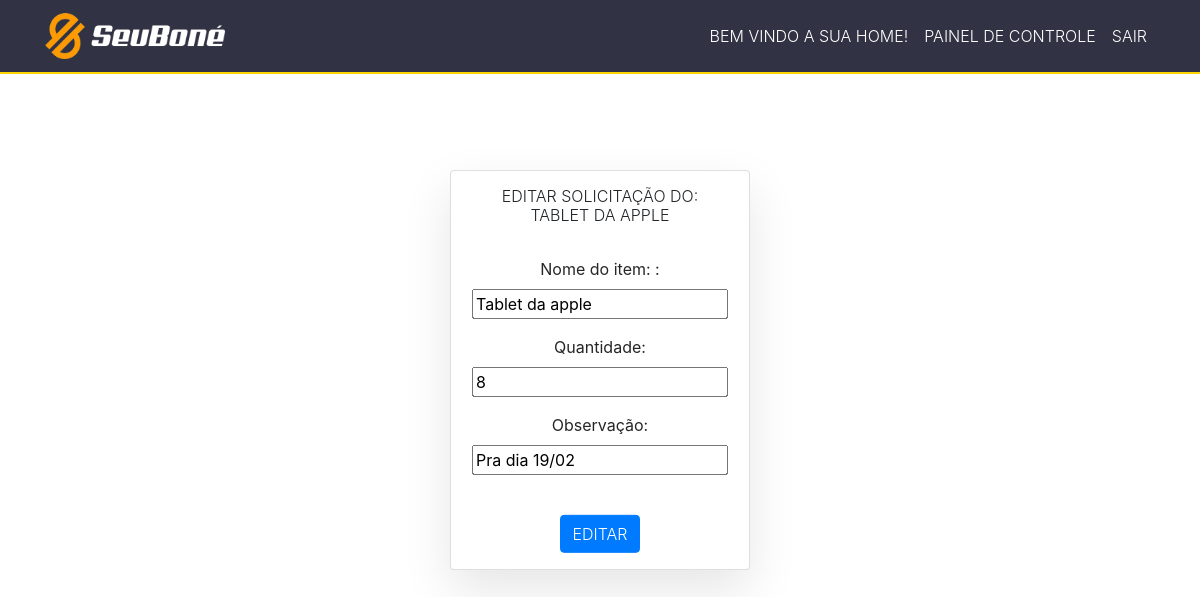
Page /edit/80 (signed in) on the earlier database version.
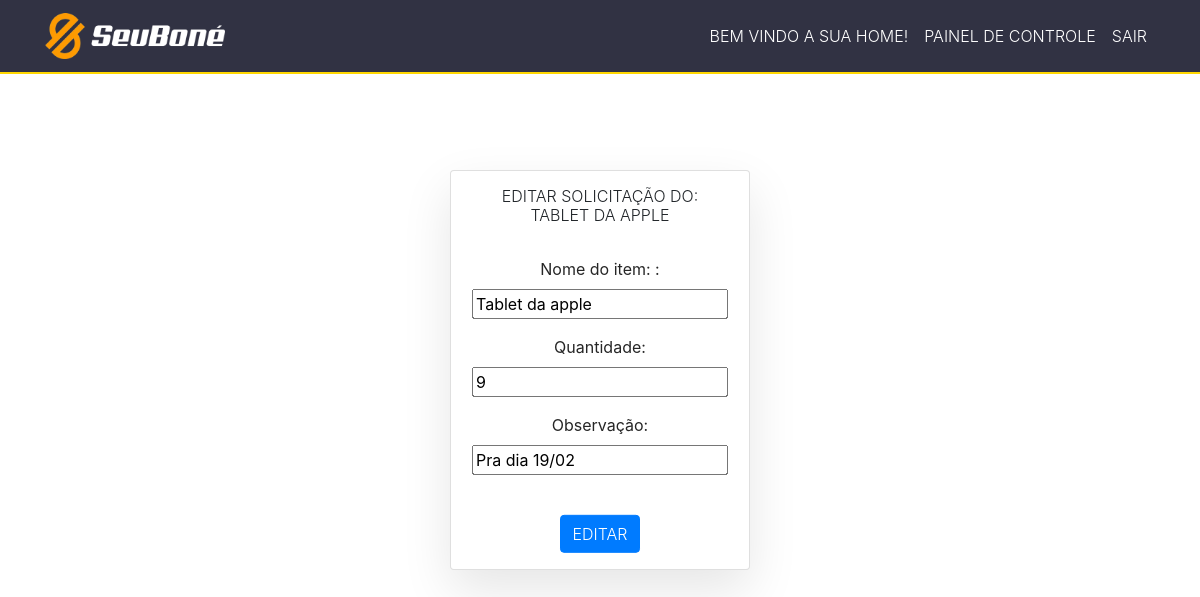
Same page on the later database version.
### tasks/models.py (models this page shows, shortened)
class Task(models.Model):
    STATUS = (
        ('solicitado', 'Solicitado'),
        ('Comprado', 'Comprado'),
        ('Aguardando Orçamento', 'Aguardando Orçamento'),
        ('Recebido', 'Recebido'),
    )
    nomeItem = models.CharField("Nome do item: ", max_length=255)
    quantidade = models.IntegerField(blank=True, null=True)
    observação = models.CharField(max_length=255, null=True)
    orçamento01 = models.FileField(upload_to='', blank=True, null=True) #onde o upload irá ficar tem que ser definido no Media_Root (settigns.py do projeto todo) (quando o site tiver no servidor deve se especificar uma outra pasta)
    orçamento02 = models.FileField(upload_to='', blank=True, null=True)
    orçamento03 = models.FileField(upload_to='', blank=True, null=True)
    status = models.CharField(
        max_length=22, #aqui precisa ficar o nmr máximo de caracteres que o status terá (ou seja colocamos o nmr máximo da maior palavra)
        choices=STATUS,
    )
    user = models.ForeignKey(get_user_model(), on_delete=models.CASCADE) #aqui será armazenado o id do usuário então iremos filtrar as solicitações de cada usuário para que cada usuário veja somente as suas.
    created_at = models.DateTimeField(auto_now_add=True)
    updated_at =models.DateTimeField(auto_now=True)

### tasks/views.py (the view)
# urls.py: path('edit/<int:id>', views.editTask, name="edit-task"),
@login_required
def editTask(request, id):
    task = get_object_or_404(Task, pk=id)
    form = TaskForm(instance=task)
    if(request.method == 'POST'):
        form = TaskForm(request.POST, instance=task)
        if(form.is_valid()):
            task.save()
            messages.info(request, 'Item editado com sucesso!')
            return redirect('/')
        else:
            return render(request, 'tasks/edittask.html', {'form': form, 'task': task})
    else:
        return render(request, 'tasks/edittask.html', {'form': form, 'task': task})

### tasks/forms.py
class TaskForm(forms.ModelForm):
    class Meta:
        model = Task
        fields = ('nomeItem', 'quantidade', 'observação')  #campos que queremos que apareça no front end

### tasks/templates/tasks/edittask.html (shortened to what this page needs)
{% extends 'base2.html' %}
{% block content %}
             <br>
             <br>
             <br>
             <br>
             <div class="card ajuste">
               <div class="box">
                   <h6 class="text-uppercase font-weight-light text-monospace">Editar solicitação do: {{task.nomeItem}}</h6>
                   <br>
                   <form method="POST" enctype="multipart/form-data">
                      {{ form.as_p }}
                      <br>
                      <input type="submit" class="btn btn-primary botao text-uppercase font-weight-light text-monospace" value="Editar">
                   </form>
               </div>
           </div>
{% endblock %}

Differences in the rows shown:
changed Task "TABLET DA APPLE": quantidade "8" → "9"
